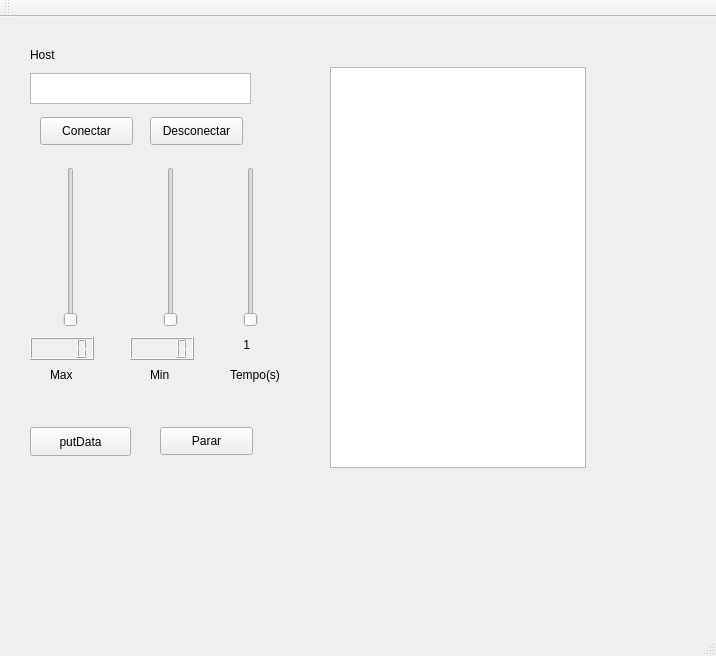
<?xml version="1.0" encoding="UTF-8"?>
<ui version="4.0">
 <class>MainWindow</class>
 <widget class="QMainWindow" name="MainWindow">
  <property name="geometry">
   <rect>
    <x>0</x>
    <y>0</y>
    <width>716</width>
    <height>656</height>
   </rect>
  </property>
  <property name="windowTitle">
   <string>MainWindow</string>
  </property>
  <widget class="QWidget" name="centralWidget">
   <widget class="QPushButton" name="pushButtonPut">
    <property name="geometry">
     <rect>
      <x>30</x>
      <y>410</y>
      <width>101</width>
      <height>29</height>
     </rect>
    </property>
    <property name="text">
     <string>putData</string>
    </property>
   </widget>
   <widget class="QPushButton" name="pushButton_conectar">
    <property name="geometry">
     <rect>
      <x>40</x>
      <y>100</y>
      <width>93</width>
      <height>28</height>
     </rect>
    </property>
    <property name="text">
     <string>Conectar</string>
    </property>
   </widget>
   <widget class="QPushButton" name="pushButton_desconectar">
    <property name="geometry">
     <rect>
      <x>150</x>
      <y>100</y>
      <width>93</width>
      <height>28</height>
     </rect>
    </property>
    <property name="text">
     <string>Desconectar</string>
    </property>
   </widget>
   <widget class="QTextEdit" name="textEdit">
    <property name="geometry">
     <rect>
      <x>30</x>
      <y>56</y>
      <width>221</width>
      <height>31</height>
     </rect>
    </property>
   </widget>
   <widget class="QSlider" name="verticalSlider">
    <property name="geometry">
     <rect>
      <x>60</x>
      <y>150</y>
      <width>22</width>
      <height>160</height>
     </rect>
    </property>
    <property name="orientation">
     <enum>Qt::Vertical</enum>
    </property>
   </widget>
   <widget class="QSlider" name="verticalSlider_2">
    <property name="geometry">
     <rect>
      <x>160</x>
      <y>150</y>
      <width>22</width>
      <height>160</height>
     </rect>
    </property>
    <property name="orientation">
     <enum>Qt::Vertical</enum>
    </property>
   </widget>
   <widget class="QLCDNumber" name="lcdNumber">
    <property name="geometry">
     <rect>
      <x>30</x>
      <y>320</y>
      <width>64</width>
      <height>23</height>
     </rect>
    </property>
   </widget>
   <widget class="QLCDNumber" name="lcdNumber_2">
    <property name="geometry">
     <rect>
      <x>130</x>
      <y>320</y>
      <width>64</width>
      <height>23</height>
     </rect>
    </property>
   </widget>
   <widget class="QSlider" name="verticalSlider_3">
    <property name="geometry">
     <rect>
      <x>240</x>
      <y>150</y>
      <width>22</width>
      <height>160</height>
     </rect>
    </property>
    <property name="maximum">
     <number>60</number>
    </property>
    <property name="orientation">
     <enum>Qt::Vertical</enum>
    </property>
   </widget>
   <widget class="QLabel" name="label">
    <property name="geometry">
     <rect>
      <x>240</x>
      <y>320</y>
      <width>21</width>
      <height>16</height>
     </rect>
    </property>
    <property name="text">
     <string> 1</string>
    </property>
   </widget>
   <widget class="QLabel" name="label_2">
    <property name="geometry">
     <rect>
      <x>230</x>
      <y>350</y>
      <width>55</width>
      <height>16</height>
     </rect>
    </property>
    <property name="text">
     <string>Tempo(s)</string>
    </property>
   </widget>
   <widget class="QLabel" name="label_3">
    <property name="geometry">
     <rect>
      <x>50</x>
      <y>350</y>
      <width>55</width>
      <height>16</height>
     </rect>
    </property>
    <property name="text">
     <string>Max</string>
    </property>
   </widget>
   <widget class="QLabel" name="label_4">
    <property name="geometry">
     <rect>
      <x>150</x>
      <y>350</y>
      <width>55</width>
      <height>16</height>
     </rect>
    </property>
    <property name="text">
     <string>Min</string>
    </property>
   </widget>
   <widget class="QPushButton" name="pushButton_pere">
    <property name="geometry">
     <rect>
      <x>160</x>
      <y>410</y>
      <width>93</width>
      <height>28</height>
     </rect>
    </property>
    <property name="text">
     <string>Parar</string>
    </property>
   </widget>
   <widget class="QTextBrowser" name="textBrowser">
    <property name="geometry">
     <rect>
      <x>330</x>
      <y>50</y>
      <width>256</width>
      <height>401</height>
     </rect>
    </property>
   </widget>
   <widget class="QLabel" name="label_5">
    <property name="geometry">
     <rect>
      <x>30</x>
      <y>30</y>
      <width>55</width>
      <height>16</height>
     </rect>
    </property>
    <property name="text">
     <string>Host</string>
    </property>
   </widget>
  </widget>
  <widget class="QMenuBar" name="menuBar">
   <property name="geometry">
    <rect>
     <x>0</x>
     <y>0</y>
     <width>716</width>
     <height>26</height>
    </rect>
   </property>
  </widget>
  <widget class="QToolBar" name="mainToolBar">
   <attribute name="toolBarArea">
    <enum>TopToolBarArea</enum>
   </attribute>
   <attribute name="toolBarBreak">
    <bool>false</bool>
   </attribute>
  </widget>
  <widget class="QStatusBar" name="statusBar"/>
 </widget>
 <layoutdefault spacing="6" margin="11"/>
 <resources/>
 <connections>
  <connection>
   <sender>verticalSlider_2</sender>
   <signal>sliderMoved(int)</signal>
   <receiver>lcdNumber_2</receiver>
   <slot>display(int)</slot>
   <hints>
    <hint type="sourcelabel">
     <x>169</x>
     <y>289</y>
    </hint>
    <hint type="destinationlabel">
     <x>168</x>
     <y>370</y>
    </hint>
   </hints>
  </connection>
  <connection>
   <sender>verticalSlider</sender>
   <signal>sliderMoved(int)</signal>
   <receiver>lcdNumber</receiver>
   <slot>display(int)</slot>
   <hints>
    <hint type="sourcelabel">
     <x>71</x>
     <y>279</y>
    </hint>
    <hint type="destinationlabel">
     <x>70</x>
     <y>372</y>
    </hint>
   </hints>
  </connection>
  <connection>
   <sender>verticalSlider_3</sender>
   <signal>valueChanged(int)</signal>
   <receiver>label</receiver>
   <slot>setNum(int)</slot>
   <hints>
    <hint type="sourcelabel">
     <x>249</x>
     <y>256</y>
    </hint>
    <hint type="destinationlabel">
     <x>250</x>
     <y>371</y>
    </hint>
   </hints>
  </connection>
 </connections>
</ui>
